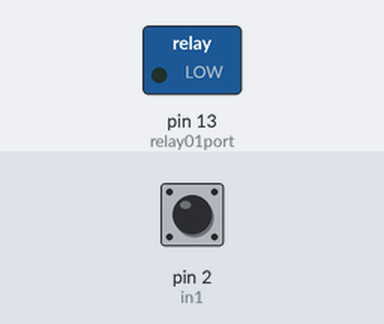
The sketch below on a simulated Arduino Uno, built with avr-gcc and run on an emulated ATmega328P. On the bench: switched loads named in the sketch (green lamp = pin HIGH). The test bench sets the inputs (shaded band); at power-on: pin 2 (in1) HIGH.

Above: at 1.2 s.
1.3 s: pin 2 (in1) pulled LOW for 0.15 s
At 1.37 s:
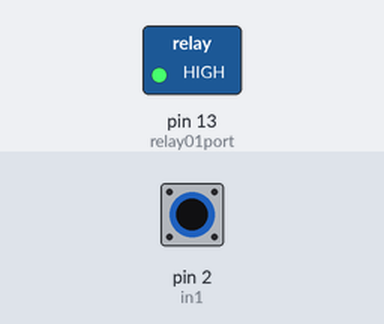
2.9 s: pin 2 (in1) pulled LOW for 3.2 s
At 6.6 s:
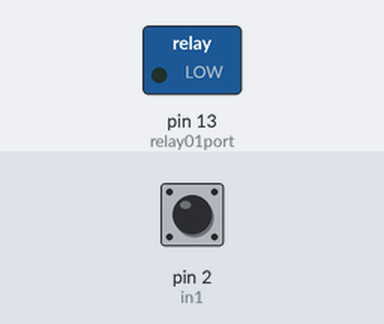
Timing chart, 0 to 8.1 s (numbered marks = the images above; inputs shaded):
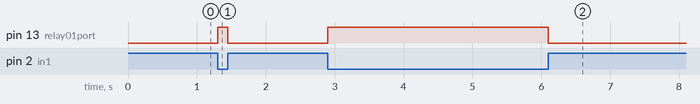

Measured:
- after the input at 1.3 s, pin 13 (relay01port): LOW → HIGH at once, → LOW 0.15 s later
- after the input at 2.9 s, pin 13 (relay01port): LOW → HIGH at once, → LOW 3.2 s later

The sketch:

arduino_light-switch-retrofit.ino
```cpp
/*
 *  ENGLISH
 *
 *  This software "hacks" a regular light power switch for automation.
 *
 *  When the system starts the relay is set to OFF, no mater in what position the
 *  light switch is. Maybe it was left ON when a power surge happened.
 *
 *  At the first change on this power switch, lights will be powered ON, even if
 *  the switch goes to the OPEN position.
 *
 *  This allows, among other things, to use regular light switches on home automation
 *  systems, avoiding the need to change the switch to some kind of use mommentary push key.
 *
 *  As it is now integrated to an automation system, you can also use it as a parallel light switch,
 *  using several switches in different areas of a room to turn ON or OFF some especific light.
 *
 *  The touch and feel is the same as the old fashion light switches, with all the bennefits
 *  that computerized home automation can offer.
 *
 *  By: Angelo Marzolla
 *
 *
 *  ****** this is my first contribution for GitHub. If you don't mind, please, send me a note if you like it. Thanks!
 *
 *
 *
 *
 *  PORTUGUES
 *
 *  Lógica para "enganar" interruptor comum e fazer com que
 *  ele seja um acionador de automação de iluminação.
 *
 *  Quando o sistema inicia, os relês ficam DESLIGADOS, não importa
 *  a posição em que o interruptor esteja (On ou OFF).
 *
 *  Ao primeiro acionamento, (de ON para OFF ou de OFF para ON) o sistema
 *  aciona o relê a que este interruptor esteja ligado.
 *
 *  Isto permite, entre outras coisas, o acionamento de uma luminária em "paralelo".
 *  É um emulador.
 *
 *  Além disso, pertite todas as funcções que eua automação tradicional permite.
 *
 *  Evita a necessidade de trocar os interruptores tradicionais por pulsadores.
 *
 *  By: Angelo Marzolla
 *
 *
 *
 *
 *
 *
 *
 */


bool switch01;       // switch status is always OFF when powering system ON. When switched , it changes status of the relay.
bool invert01;       // true when the actual status is inverted (closed turn relay ON, and open turns it OFF0
// bool relay01;     // this line is commented and serves to read on screen for debugging such as other commented lines are.

// Arduino ports
int relay01port = 13;   // Arduino's por number that powers the relay
int in1   = 2;          // Arduino's por number where the physical switch is connected (when connected to ground, it means closed)


void setup()
{
//  Serial.begin(115200);

  pinMode( relay01port, OUTPUT);
  pinMode( in1, INPUT_PULLUP);

  digitalWrite(relay01port, LOW);      // sets relay OFF when system is powered ON (useful in the case of a power loss)
  switch01 = !digitalRead( in1 );      // reads the initial status of the switch (open or closed)

//  Serial.println( switch01 );


  if ( switch01 )                      // detects if the switch was left closed since the last usage when powering ON the system
  {
    invert01 = true;
  }
  else
  {
    invert01 = false;
  }

}


void loop()
{

//  Serial.print( "invert01 = ");
//  Serial.println( invert01 );
//  Serial.print( "switch01 = " );
//  Serial.println( switch01 );
//  Serial.print( "relay01 = " );
//  Serial.println( relay01 );
//  Serial.println();
//  delay(1000);


  switch01 = !digitalRead( in1 );                       // reads the switch to see if it was changed and switches ON or OFF the relay

  if ( invert01 )
  {
    if ( switch01 )
    {
      digitalWrite(relay01port, LOW);
//      relay01 = false;
    }
    else
    {
      digitalWrite(relay01port, HIGH);
//      relay01 = true;
    }
  }
  else
  {
    if ( switch01 )
    {
      digitalWrite(relay01port, HIGH);
//      relay01 = true;
    }
    else
    {
      digitalWrite(relay01port, LOW);
//      relay01 = false;
    }


  }


}
```
